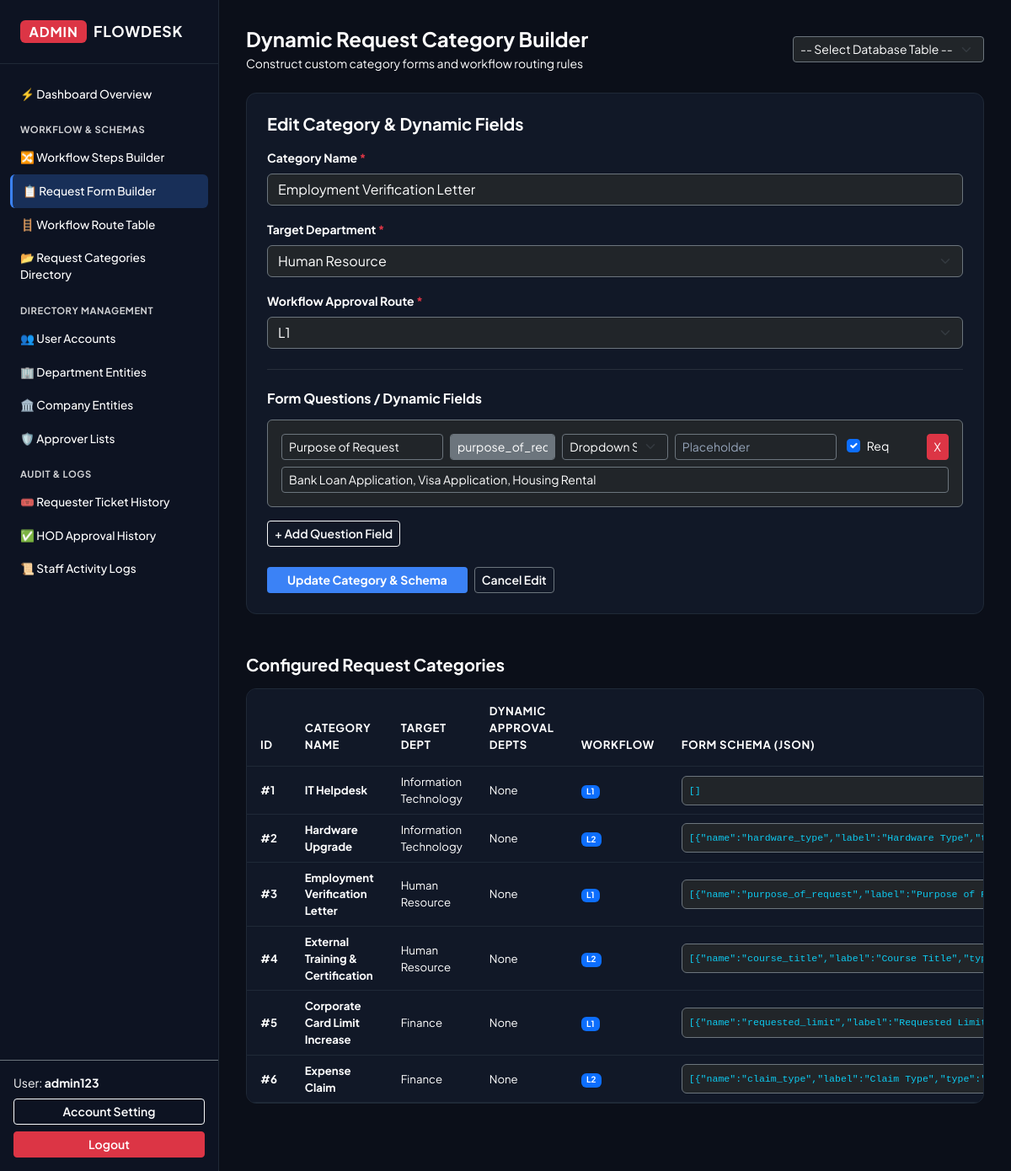
The page /admin/request_type_manager.php?edit_id=3 (signed in) on the database its author committed.
### tables this page shows
CREATE TABLE `request_types` (
  `type_id` int(11) NOT NULL,
  `type_name` varchar(100) NOT NULL,
  `target_department_id` int(11) DEFAULT NULL,
  `workflow_route` varchar(20) NOT NULL,
  `form_schema` longtext DEFAULT NULL CHECK (json_valid(`form_schema`)),
  `is_requester_workflow` tinyint(1) NOT NULL DEFAULT 0
);

CREATE TABLE `departments` (
  `department_id` int(11) NOT NULL,
  `department_name` varchar(100) NOT NULL,
  `company_id` int(11) NOT NULL
);

### admin/request_type_manager.php (the view, shortened to what this page needs)
<?php
require_once dirname(__DIR__) . '/config/db.php';
$editingCategory = null;
if (isset($_GET['edit_id'])) {
    $editId = filter_input(INPUT_GET, 'edit_id', FILTER_VALIDATE_INT);
    if ($editId) {
        $editStmt = $pdo->prepare("SELECT * FROM request_types WHERE type_id = :id");
        $editStmt->execute(['id' => $editId]);
        $editingCategory = $editStmt->fetch(PDO::FETCH_ASSOC);
    }
}
try {
    $departments = $pdo->query("SELECT * FROM departments ORDER BY department_name ASC")->fetchAll(PDO::FETCH_ASSOC);
    $categoriesStmt = $pdo->query("
        SELECT rt.type_id, rt.type_name, rt.target_department_id,
               rt.workflow_route, rt.form_schema, rt.is_requester_workflow, d.department_name
        FROM request_types rt
        LEFT JOIN departments d ON rt.target_department_id = d.department_id
        ORDER BY rt.type_id ASC
    ");
    $categories = $categoriesStmt->fetchAll(PDO::FETCH_ASSOC);
    $approvalDepartmentsByType = [];
} catch (PDOException $e) {
    die('Error loading database records: ' . htmlspecialchars($e->getMessage()));
}
$workflowRoutes = [];
$dynamicApprovalSteps = [];
try {
    $routeStepStmt = $pdo->query('SELECT workflow_route, step_number, approver_type FROM workflow_steps ORDER BY workflow_route ASC, step_number ASC');
    foreach ($routeStepStmt->fetchAll(PDO::FETCH_ASSOC) as $routeStep) {
        $route = $routeStep['workflow_route'];
        if (!isset($dynamicApprovalSteps[$route])) {
            $dynamicApprovalSteps[$route] = [];
        }
    }
    $workflowRoutes = array_keys($dynamicApprovalSteps);
} catch (PDOException $e) {
    $workflowRoutes = ['No Route Exist!'];
}
?>
<!DOCTYPE html>
<html lang="en">
<head>
    <link href="https://cdn.jsdelivr.net/npm/bootstrap@5.3.2/dist/css/bootstrap.min.css" rel="stylesheet">
</head>
<body>
    <aside class="app-sidebar">
        <div class="sidebar-brand d-flex align-items-center gap-2">
            <span class="badge bg-danger fs-6">ADMIN</span> FLOWDESK
        </div>
        <div class="sidebar-nav">
            <a href="admin_dashboard.php" class="sidebar-link">
                ⚡ Dashboard Overview
            </a>
            <div class="nav-section-title">Workflow & Schemas</div>
            <a href="workflow_steps_manager.php" class="sidebar-link">🔀 Workflow Steps Builder</a>
            <a href="request_type_manager.php" class="sidebar-link active">📋 Request Form Builder</a>
            <a href="admin_dashboard.php?table=workflow_steps" class="sidebar-link">🪜 Workflow Route Table</a>
            <a href="admin_dashboard.php?table=request_types" class="sidebar-link">📂 Request Categories Directory</a>
            <div class="nav-section-title">Directory Management</div>
            <a href="admin_dashboard.php?table=users" class="sidebar-link">👥 User Accounts</a>
            <a href="admin_dashboard.php?table=departments" class="sidebar-link">🏢 Department Entities</a>
            <a href="admin_dashboard.php?table=companies" class="sidebar-link">🏛️ Company Entities</a>
            <a href="admin_dashboard.php?table=approvers" class="sidebar-link">🛡️ Approver Lists</a>
            <div class="nav-section-title">Audit & Logs</div>
            <a href="admin_dashboard.php?table=tickets" class="sidebar-link">🎟️ Requester Ticket History</a>
            <a href="admin_dashboard.php?table=ticket_approvals" class="sidebar-link">✅ HOD Approval History</a>
            <a href="admin_dashboard.php?table=ticket_logs" class="sidebar-link">📜 Staff Activity Logs</a>
        </div>
        <div class="p-3 border-top border-secondary">
            <div class="small mb-2">User: <strong><?= htmlspecialchars($_SESSION['admin_username']); ?></strong></div>
            <a href="admin_reset_pass.php" class="btn btn-outline-light btn-sm w-100 mb-2 fw-semibold">Account Setting</a>
            <a href="admin_dashboard.php?action=logout" class="btn btn-danger btn-sm w-100 fw-semibold">Logout</a>
        </div>
    </aside>
    <main class="app-main">
        <div class="d-flex justify-content-between align-items-center mb-4">
            <div>
                <h4 class="fw-bold mb-1">Dynamic Request Category Builder</h4>
                <p class="small mb-0">Construct custom category forms and workflow routing rules</p>
            </div>
            <form method="GET" action="admin_dashboard.php" class="d-flex align-items-center gap-2">
                <select name="table" class="form-select form-select-sm bg-dark border-secondary" onchange="this.form.submit()">
                    <option value="">-- Select Database Table --</option>
                </select>
            </form>
        </div>
        <div class="glass-card p-4 mb-5">
            <h5 class="fw-bold mb-3"><?= $editingCategory ? 'Edit Category & Dynamic Fields' : 'Create New Category & Custom Fields' ?></h5>
            <form method="POST" action="request_type_manager.php">
                <div class="mb-3">
                    <label for="type_name" class="form-label small fw-bold">Category Name <span class="text-danger">*</span></label>
                    <input type="text" id="type_name" name="type_name" class="form-control bg-dark border-secondary" required placeholder="e.g: Parking Pass Request" value="<?= htmlspecialchars($editingCategory['type_name'] ?? '') ?>">
                </div>
                <div id="standard-category-fields">
                    <div class="mb-3">
                        <label for="target_department_id" class="form-label small fw-bold">Target Department <span class="text-danger">*</span></label>
                        <select id="target_department_id" name="target_department_id" class="form-select bg-dark border-secondary" required>
                            <?php foreach ($departments as $d): ?>
                                <option value="<?= htmlspecialchars($d['department_id']) ?>" <?= isset($editingCategory) && $editingCategory['target_department_id'] == $d['department_id'] ? 'selected' : '' ?>>
                                    <?= htmlspecialchars($d['department_name']) ?>
                                </option>
                            <?php endforeach; ?>
                        </select>
                    </div>
                </div>
                <fieldset id="standard-workflow-fields" class="p-0 m-0 border-0">
                    <div class="mb-3">
                        <label for="workflow_route" class="form-label small fw-bold">Workflow Approval Route <span class="text-danger">*</span></label>
                        <select id="workflow_route" name="workflow_route" class="form-select bg-dark border-secondary" required onchange="renderStepApprovalDepartments()">
                            <?php foreach ($workflowRoutes as $route): ?>
                                <option value="<?= htmlspecialchars($route) ?>" <?= isset($editingCategory) && $editingCategory['workflow_route'] === $route ? 'selected' : '' ?>>
                                    <?= htmlspecialchars($route) ?>
                                </option>
                            <?php endforeach; ?>
                        </select>
                    </div>
                    <hr class="border-secondary my-4">
                    <h6 class="fw-bold mb-3">Form Questions / Dynamic Fields</h6>
                    <div id="builder-container" class="mb-3"></div>
                    <button type="button" class="btn btn-outline-light btn-sm mb-3 fw-semibold" onclick="addQuestionField()">+ Add Question Field</button>
                </fieldset>
                <div class="d-flex gap-2 pt-2">
                    <button type="submit" class="btn btn-action-primary btn-sm px-4 fw-bold"><?= $editingCategory ? 'Update Category & Schema' : 'Save Category & Form Schema' ?></button>
                    <?php if ($editingCategory): ?>
                        <a href="request_type_manager.php" class="btn btn-outline-secondary btn-sm fw-semibold">Cancel Edit</a>
                    <?php endif; ?>
                </div>
            </form>
        </div>
        <h5 class="fw-bold mb-3">Configured Request Categories</h5>
        <div class="glass-card overflow-hidden mb-5">
            <div class="table-responsive">
                <table class="table table-dark-custom table-hover align-middle mb-0">
                    <thead>
                        <tr>
                            <th class="py-3 px-3">ID</th>
                            <th class="py-3 px-3">CATEGORY NAME</th>
                            <th class="py-3 px-3">TARGET DEPT</th>
                            <th class="py-3 px-3">DYNAMIC APPROVAL DEPTS</th>
                            <th class="py-3 px-3">WORKFLOW</th>
                            <th class="py-3 px-3">FORM SCHEMA (JSON)</th>
                        </tr>
                    </thead>
                    <tbody>
                        <?php if (!empty($categories)): ?>
                            <?php foreach ($categories as $cat): ?>
                                <tr>
                                    <td class="px-3"><strong>#<?= htmlspecialchars($cat['type_id']) ?></strong></td>
                                    <td class="px-3"><strong><?= htmlspecialchars($cat['type_name']) ?></strong></td>
                                    <td class="px-3"><?= htmlspecialchars($cat['department_name'] ?? 'N/A') ?></td>
                                    <td class="px-3"><?= htmlspecialchars(implode(', ', $approvalDepartmentsByType[(int)$cat['type_id']] ?? []) ?: 'None') ?></td>
                                    <td class="px-3"><span class="badge bg-primary"><?= htmlspecialchars($cat['workflow_route'] ?? 'N/A') ?></span></td>
                                    <td class="px-3">
                                        <pre class="bg-dark p-2 border border-secondary rounded mb-0 small text-info" style="max-height: 80px; overflow-y: auto;"><?= htmlspecialchars($cat['form_schema'] ?? '[]') ?></pre>
                                    </td>
                                </tr>
                            <?php endforeach; ?>
                        <?php else: ?>
                            <tr>
                                <td colspan="7" class="text-center py-4">No categories configured in system.</td>
                            </tr>
                        <?php endif; ?>
                    </tbody>
                </table>
            </div>
        </div>
    </main>
</body>
</html>

### admin/request_type_manager.php (style rules this page uses)
:root { --sidebar-width: 260px; --bg-body: #0b0f19; --bg-card: #111827; --border-color: #1f2937; --text-white: #ffffff; --accent-blue: #3b82f6; }
body { font-family: 'Plus Jakarta Sans', sans-serif; background-color: var(--bg-body); color: var(--text-white); min-height: 100vh; }
body, p, span, div, h1, h2, h3, h4, h5, h6, label, td, th, input, select, textarea, a { color: #ffffff !important; }
::placeholder { color: #94a3b8 !important; opacity: 1 !important; }
.app-sidebar { width: var(--sidebar-width); background-color: #0d1322; border-right: 1px solid var(--border-color); position: fixed; top: 0; bottom: 0; left: 0; z-index: 1000; display: flex; flex-direction: column; }
.sidebar-brand { padding: 1.5rem; font-weight: 700; font-size: 1.1rem; letter-spacing: 0.05em; border-bottom: 1px solid var(--border-color); }
.sidebar-nav { padding: 1rem 0.75rem; flex-grow: 1; overflow-y: auto; }
.nav-section-title { font-size: 0.7rem; text-transform: uppercase; color: #ffffff !important; font-weight: 700; padding: 0.85rem 0.75rem 0.35rem; letter-spacing: 0.05em; opacity: 0.8; }
.sidebar-link { display: flex; align-items: center; padding: 0.6rem 0.75rem; color: #ffffff !important; border-radius: 6px; font-size: 0.85rem; font-weight: 500; text-decoration: none; transition: all 0.15s ease; }
.sidebar-link:hover, .sidebar-link.active { background-color: rgba(59, 130, 246, 0.25); color: #ffffff !important; }
.sidebar-link.active { border-left: 3px solid var(--accent-blue); }
.app-main { margin-left: var(--sidebar-width); padding: 2rem; }
.glass-card { background-color: var(--bg-card); border: 1px solid var(--border-color); border-radius: 12px; }
.table-dark-custom { --bs-table-bg: var(--bg-card); --bs-table-border-color: var(--border-color); --bs-table-color: #ffffff; font-size: 0.825rem; }
.table-dark-custom thead { background-color: #1f2937; color: #ffffff !important; font-weight: 600; text-transform: uppercase; letter-spacing: 0.05em; }
.btn-action-primary { background-color: var(--accent-blue); color: #fff !important; border: none; font-weight: 600; }

### rows shown on the page
request_types: type_name "Employment Verification Letter", target_department_id "Human Resource", workflow_route "L1", type_id "3", target_department.department_name "Human Resource", type_id "None", form_schema "[{\"name\":\"purpose_of_request\",\"label\":\"Purpose of…"
request_types: type_id "1", type_name "IT Helpdesk", target_department.department_name "Information Technology", type_id "None", workflow_route "L1", form_schema "[]"
request_types: type_id "2", type_name "Hardware Upgrade", target_department.department_name "Information Technology", type_id "None", workflow_route "L2", form_schema "[{\"name\":\"hardware_type\",\"label\":\"Hardware…"
request_types: type_id "4", type_name "External Training & Certification", target_department.department_name "Human Resource", type_id "None", workflow_route "L2", form_schema "[{\"name\":\"course_title\",\"label\":\"Course…"
request_types: type_id "5", type_name "Corporate Card Limit Increase", target_department.department_name "Finance", type_id "None", workflow_route "L1", form_schema "[{\"name\":\"requested_limit\",\"label\":\"Requested…"
request_types: type_id "6", type_name "Expense Claim", target_department.department_name "Finance", type_id "None", workflow_route "L2", form_schema "[{\"name\":\"claim_type\",\"label\":\"Claim…"

### other values the page prints
$_SESSION['admin_username'] "admin123"
